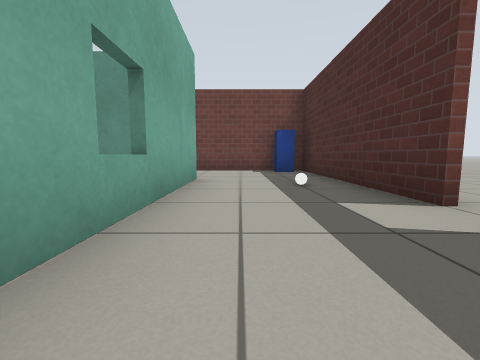
View 1 (above)

14 first-person views from a walk through a world built for the Gazebo simulator. The camera is 0.5 m above the floor, tilts 6° down and sees 90° across. Floor lines are 1 m apart. The floor is counted in squares, 1 m on a side. Each view is taken from the middle of a square. On the plan, view 1 faces up. The plan holds only what a view shows up to about 9 squares ahead; the rest is blank. The robots in the file are not drawn. Simple patterns stand in for the simulator's built-in surfaces. Simple shapes stand in for some stock models. Some surface patterns are stand-ins.

View 2
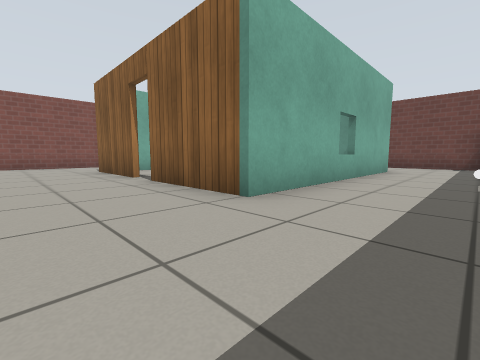

View 3
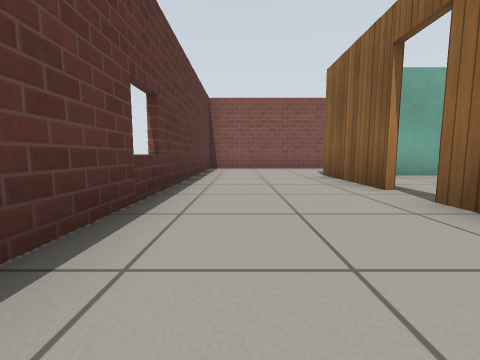

View 4
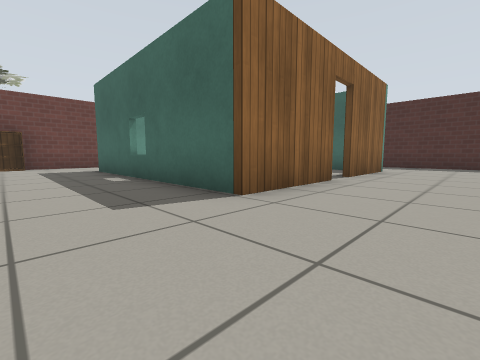

View 5
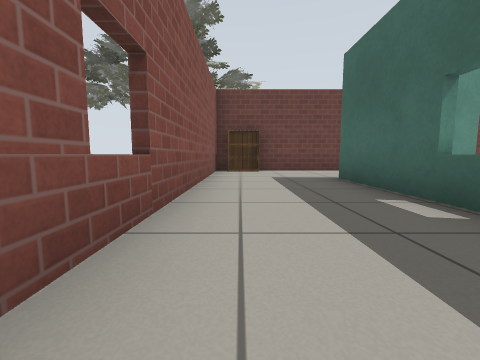

View 6
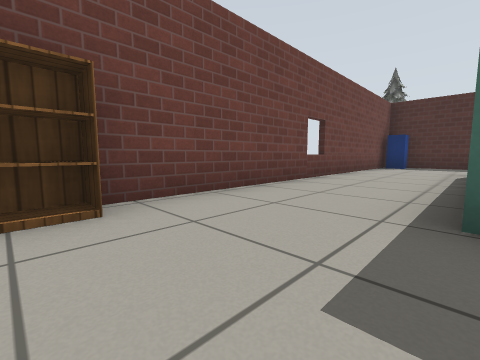

View 7
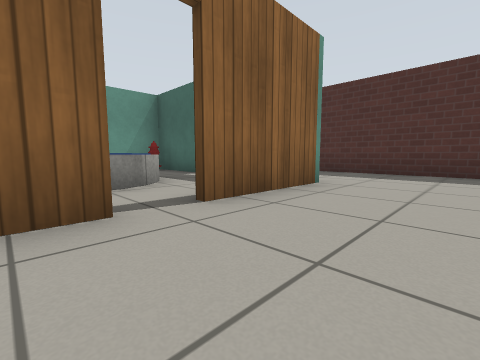

View 8
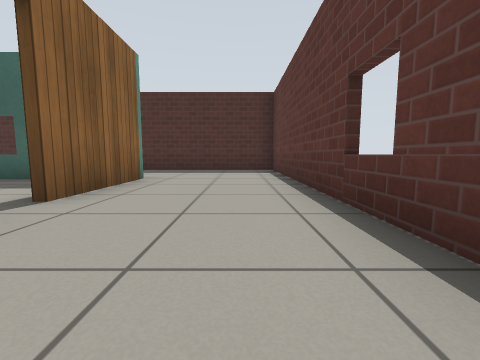

View 9
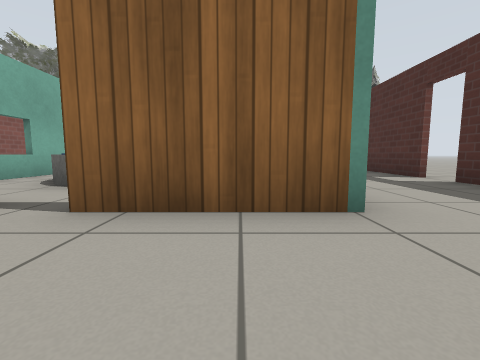

View 10
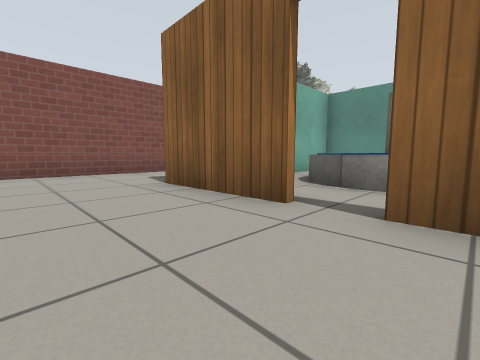

View 11
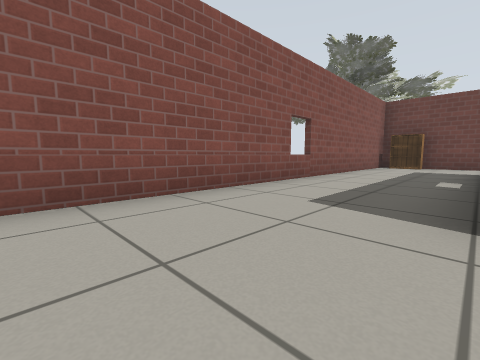

View 12
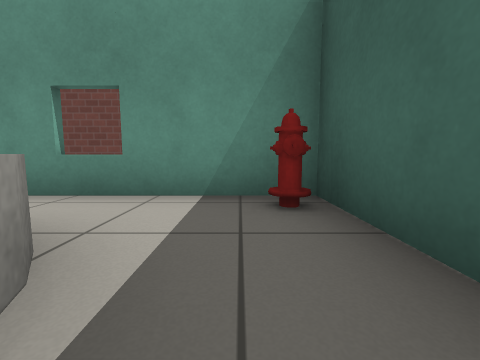

View 13
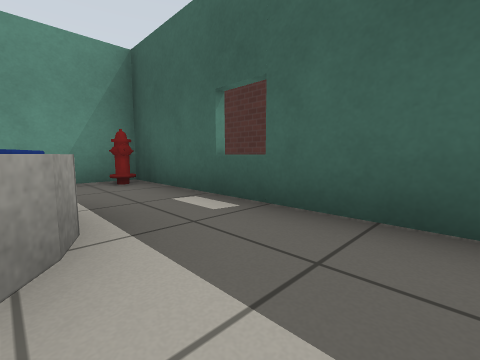

View 14
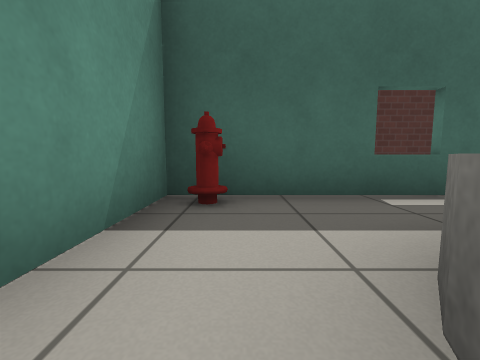

### Floor plan
Ten units are one square. View 1 is at (0, 0); x grows to the right and y downward. Boxes are objects, and circles mark ways between rooms. Rooms are numbered by the first view taken in them; rooms with no view inside come last. Other rooms are left out.
<svg viewBox="-102 -81 127 127">
<path fill="none" stroke="#000" d="M-9 -51 -9 9 -35 9M15 -76 -97 -76 -97 41 20 41 20 -15M-44 9 -69 9 -69 -51M20 -22 20 -75M-11 1 -11 -49 -68 -49 -68 -1"/>
<rect x="-95" y="-75" width="10" height="10" fill="#bbb"><title>bookshelf</title></rect>
<rect x="5" y="-45" width="10" height="10" fill="#bbb"><title>other object</title></rect>
<rect x="5" y="-75" width="10" height="10" fill="#bbb"><title>postbox</title></rect>
<rect x="-55" y="-35" width="30" height="30" fill="#bbb"><title>fountain</title></rect>
<rect x="-25" y="-45" width="10" height="10" fill="#bbb"><title>fire hydrant</title></rect>
<circle cx="-40" cy="10" r="3" fill="#2a7"/>
<text x="-40" y="-60">1</text>
<text x="-40" y="-20">2</text>
</svg>
Room 1 opens to room 2.

Where each view was taken, in squares from view 1:
view 1: 0 up, 0 right, facing up
view 2: 3 down, 1 right, facing up-left
view 3: 3 down, 1 left, facing left
view 4: 3 down, 9 left, facing up-right
view 5: 0 up, 9 left, facing up
view 6: 5 up, 9 left, facing up-right
view 7: 3 down, 5 left, facing up-right
view 8: 3 down, 6 left, facing right
view 9: 3 down, 2 left, facing up
view 10: 3 down, 3 left, facing up-left
view 11: 3 down, 7 left, facing up-left
view 12: 2 up, 2 left, facing up
view 13: 0 up, 3 left, facing up-right
view 14: 4 up, 4 left, facing right
